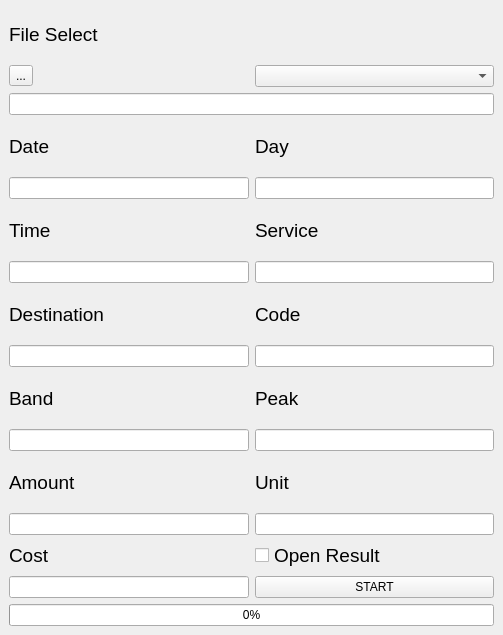
<?xml version="1.0" encoding="UTF-8"?>
<ui version="4.0">
 <class>MainWindow</class>
 <widget class="QMainWindow" name="MainWindow">
  <property name="geometry">
   <rect>
    <x>0</x>
    <y>0</y>
    <width>503</width>
    <height>635</height>
   </rect>
  </property>
  <property name="windowTitle">
   <string>Form1</string>
  </property>
  <widget class="QWidget" name="centralwidget">
   <layout class="QGridLayout" name="gridLayout">
    <item row="0" column="0">
     <widget class="QLabel" name="label">
      <property name="font">
       <font>
        <pointsize>14</pointsize>
       </font>
      </property>
      <property name="text">
       <string>File Select</string>
      </property>
     </widget>
    </item>
    <item row="1" column="0">
     <widget class="QToolButton" name="toolButton">
      <property name="text">
       <string>...</string>
      </property>
     </widget>
    </item>
    <item row="1" column="1">
     <widget class="QComboBox" name="comboBox"/>
    </item>
    <item row="3" column="0">
     <widget class="QLabel" name="label_2">
      <property name="font">
       <font>
        <pointsize>14</pointsize>
       </font>
      </property>
      <property name="text">
       <string>Date</string>
      </property>
     </widget>
    </item>
    <item row="3" column="1">
     <widget class="QLabel" name="label_3">
      <property name="font">
       <font>
        <pointsize>14</pointsize>
       </font>
      </property>
      <property name="text">
       <string>Day</string>
      </property>
     </widget>
    </item>
    <item row="4" column="0">
     <widget class="QLineEdit" name="lineEdit_2"/>
    </item>
    <item row="4" column="1">
     <widget class="QLineEdit" name="lineEdit_3">
      <property name="text">
       <string/>
      </property>
     </widget>
    </item>
    <item row="5" column="0">
     <widget class="QLabel" name="label_4">
      <property name="font">
       <font>
        <pointsize>14</pointsize>
       </font>
      </property>
      <property name="text">
       <string>Time</string>
      </property>
     </widget>
    </item>
    <item row="5" column="1">
     <widget class="QLabel" name="label_5">
      <property name="font">
       <font>
        <pointsize>14</pointsize>
       </font>
      </property>
      <property name="text">
       <string>Service</string>
      </property>
     </widget>
    </item>
    <item row="6" column="0">
     <widget class="QLineEdit" name="lineEdit_4"/>
    </item>
    <item row="6" column="1">
     <widget class="QLineEdit" name="lineEdit_5"/>
    </item>
    <item row="7" column="0">
     <widget class="QLabel" name="label_6">
      <property name="font">
       <font>
        <pointsize>14</pointsize>
       </font>
      </property>
      <property name="text">
       <string>Destination</string>
      </property>
     </widget>
    </item>
    <item row="7" column="1">
     <widget class="QLabel" name="label_7">
      <property name="font">
       <font>
        <pointsize>14</pointsize>
       </font>
      </property>
      <property name="text">
       <string>Code</string>
      </property>
     </widget>
    </item>
    <item row="8" column="0">
     <widget class="QLineEdit" name="lineEdit_6"/>
    </item>
    <item row="8" column="1">
     <widget class="QLineEdit" name="lineEdit_7"/>
    </item>
    <item row="9" column="0">
     <widget class="QLabel" name="label_8">
      <property name="font">
       <font>
        <pointsize>14</pointsize>
       </font>
      </property>
      <property name="text">
       <string>Band</string>
      </property>
     </widget>
    </item>
    <item row="9" column="1">
     <widget class="QLabel" name="label_9">
      <property name="font">
       <font>
        <pointsize>14</pointsize>
       </font>
      </property>
      <property name="text">
       <string>Peak</string>
      </property>
     </widget>
    </item>
    <item row="10" column="0">
     <widget class="QLineEdit" name="lineEdit_8"/>
    </item>
    <item row="10" column="1">
     <widget class="QLineEdit" name="lineEdit_9"/>
    </item>
    <item row="11" column="0">
     <widget class="QLabel" name="label_10">
      <property name="font">
       <font>
        <pointsize>14</pointsize>
       </font>
      </property>
      <property name="text">
       <string>Amount</string>
      </property>
     </widget>
    </item>
    <item row="11" column="1">
     <widget class="QLabel" name="label_11">
      <property name="font">
       <font>
        <pointsize>14</pointsize>
       </font>
      </property>
      <property name="text">
       <string>Unit</string>
      </property>
     </widget>
    </item>
    <item row="12" column="0">
     <widget class="QLineEdit" name="lineEdit_10"/>
    </item>
    <item row="12" column="1">
     <widget class="QLineEdit" name="lineEdit_11"/>
    </item>
    <item row="13" column="0">
     <widget class="QLabel" name="label_12">
      <property name="font">
       <font>
        <pointsize>14</pointsize>
       </font>
      </property>
      <property name="text">
       <string>Cost</string>
      </property>
     </widget>
    </item>
    <item row="13" column="1">
     <widget class="QCheckBox" name="checkBox">
      <property name="font">
       <font>
        <pointsize>14</pointsize>
       </font>
      </property>
      <property name="text">
       <string>Open Result</string>
      </property>
     </widget>
    </item>
    <item row="14" column="0">
     <widget class="QLineEdit" name="lineEdit_12"/>
    </item>
    <item row="14" column="1">
     <widget class="QPushButton" name="pushButton">
      <property name="text">
       <string>START</string>
      </property>
     </widget>
    </item>
    <item row="15" column="0" colspan="2">
     <widget class="QProgressBar" name="progressBar">
      <property name="value">
       <number>0</number>
      </property>
     </widget>
    </item>
    <item row="2" column="0" colspan="2">
     <widget class="QLineEdit" name="lineEdit">
      <property name="readOnly">
       <bool>true</bool>
      </property>
     </widget>
    </item>
   </layout>
  </widget>
 </widget>
 <resources/>
 <connections/>
</ui>
